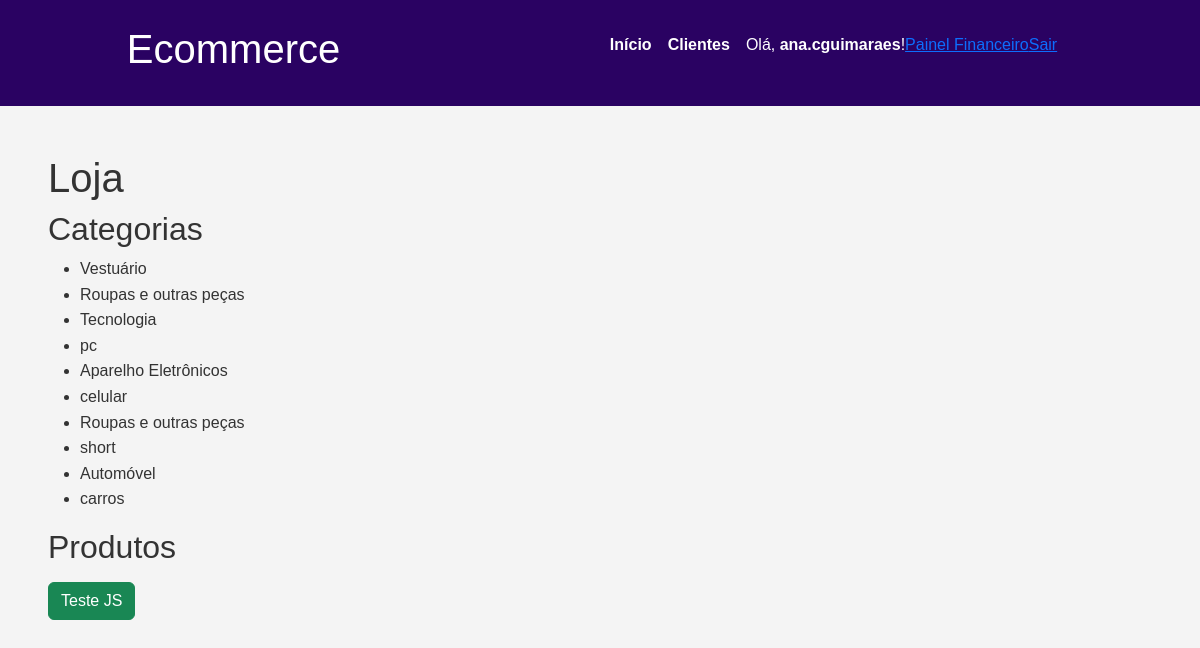
The app's page / (signed in) with its own data.
### categorias/models.py (models this page shows, shortened)
class Categoria(models.Model):
    categoria = models.CharField(max_length=100)
    descricao = models.TextField()

### categorias/views.py (the view)
# urls.py: path('', views.home, name='home'),
def home(request):
    categorias = Categoria.objects.all()
    produtos = Produto.objects.all()
    return render(request,'categoria/index.html', {'categorias': categorias, 'produtos': produtos})

### categorias/templates/categoria/index.html (shortened to what this page needs)
{% extends 'base.html' %}
{% block content %}
    <h1>Loja</h1>
    <h2>Categorias</h2>
    <ul>
        {% for categoria in categorias %}
            <li>{{ categoria.categoria }}</li>
            <li>{{ categoria.descricao }}</li>
        {% endfor %}
    </ul>
    <h2>Produtos</h2>
{% endblock %}

### templates/components/_navbar.html
<header class="header">
    <h1>Ecommerce</h1>
    <nav>
        <ul class="menu">
            <li><a href="{% url 'home' %}">Início</a></li>
            <li><a href="{% url 'clientes' %}">Clientes</a></li>
            {% if user.is_authenticated %}
                <span>Olá, <strong>{{user.username}}</strong>!</span>
                {% if perms.loja.view_relatorio_vendas %}
                <a href="{% url 'painel_financeiro' %}">Painel Financeiro</a>
                {% endif %}
                <a href="{% url 'logout_cliente' %}">Sair</a>
            {% else %}
                <a href="{% url 'login_cliente' %}">Fazer Login</a>
            {% endif %}
        </ul>
    </nav>
</header>

### static/css/style.css (style rules this page uses)
* { margin: 0; padding: 0; box-sizing: border-box; }
html, body { font-family: Arial, Helvetica, sans-serif; background-color: #f4f4f4; color: #333; line-height: 1.6; }
.header { background-color: #2a0262; color: #fff; padding: 1rem 0; display: flex; justify-content: space-around; align-items: center; }
.menu { color: #fff; padding: 1rem; display: flex; }
.menu li { list-style: none; margin-right: 1rem; }
.menu li a { color: #fff; font-weight: bold; text-decoration: none; }

### records on screen
Categoria: categoria "Vestuário", descricao "Roupas e outras peças"
Categoria: categoria "Tecnologia", descricao "pc"
Categoria: categoria "Aparelho Eletrônicos", descricao "celular"
Categoria: categoria "Roupas e outras peças", descricao "short"
Categoria: categoria "Automóvel", descricao "carros"

### other values on screen
{{ user.username }} "ana.cguimaraes"
